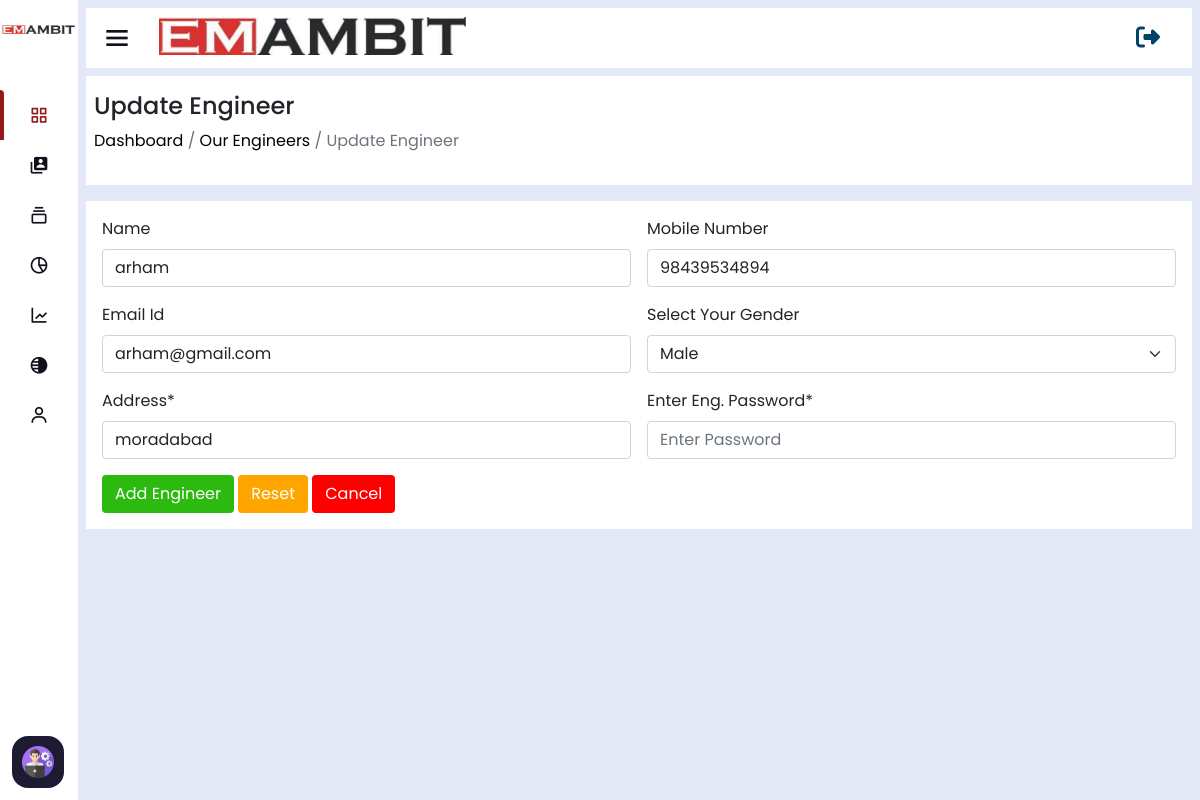
Page /update-engineer/32/ (signed in) on the committed database.
### home/models.py (models this page shows, shortened)
class CustomUser(AbstractUser):
    username = None
    email = models.EmailField(unique=True)
    user_phone = models.CharField(max_length=50,unique=True)
    user_address=models.CharField(max_length=50)
    user_gender=models.CharField(max_length=50)
    user_status=models.CharField(max_length=100,null=True,blank=True,default='Engineer')
    total_cost=models.IntegerField(default=0,null=True,blank=True)
    visible_password=models.CharField(max_length=254,null=True,blank=True)
    attendance_status=models.CharField(max_length=250,null=True,blank=True,default="A")
    USERNAME_FIELD = 'email'
    REQUIRED_FIELDS = []
    objects = CustomUserManager()

### home/views.py (the view, shortened to what this page needs)
# urls.py: path('update-engineer/<id>/',UpdateEngineer_view),
@login_required(login_url='/login')
def UpdateEngineer_view(request,id):
    engineer_to_update=CustomUser.objects.get(id=id)
    return render(request,'update-engineer.html',{"engineer_to_update":engineer_to_update})

### home/templates/update-engineer.html (shortened to what this page needs)
<!DOCTYPE html>
<html lang="en" dir="ltr">
<head>
  {% include 'header-links.html' %}
</head>
<body>
  {% include 'header.html' %}
  {% if user.is_authenticated and user.is_superuser %}
  <section class="nav-section">
    {% include 'subtitle.html' %}
    <div class="breadcum">
        <h2>Update Engineer </h2>
        <p> <a href="/">  Dashboard</a> / <a href="/manage-engineers">  Our Engineers</a> / Update Engineer</p>
    </div>
    <div class="create-project-form p-3">
        <form class="row g-3" method="post">
            <div class="col-md-6">
                <label for="engineer-name" class="form-label">Name</label>
                <input type="text" name="engineer_name" value="{{engineer_to_update.first_name}}" class="form-control" id="engineer-name" placeholder="Eng. Full Name" required>
            </div>
            <div class="col-md-6">
                <label for="mobile-number" class="form-label">Mobile Number</label>
                <input type="number" name="engineer_phone" value="{{engineer_to_update.user_phone}}" class="form-control" id="mobile-number" placeholder="Eng. Phone Number*" required>
            </div>
            <div class="col-md-6">
                <label for="inputEmail4" class="form-label">Email Id</label>
                <input type="email" name="engineer_email" value="{{engineer_to_update.email}}" class="form-control" id="inputEmail4" placeholder="Email Id" required>
            </div>
            <div class="col-md-6">
                <label for="selectGender" class="form-label">Select Your Gender</label>
                <select id="inputState" value="{{engineer_to_update.user_gender}}" name="engineer_gender" class="form-select" required>
                  <option>Male</option>
                </select>
            </div>
            <div class="col-md-6">
              <label for="inputAddress" class="form-label">Address*</label>
              <input type="text" name="engineer_address" value="{{engineer_to_update.user_address}}" class="form-control" id="inputAddress" placeholder="Enter Eng. Address" required>
            </div>
            <div class="col-md-6">
              <label for="inputAddress" class="form-label">Enter Eng. Password*</label>
              <input type="text" name="engineer_password"  class="form-control" id="inputAddress" placeholder="Enter Password" required>
            </div>
            <div class="col-12">
                <button type="submit" class="btn">Add Engineer</button>
                <button type="reset" class="btn">Reset</button>
                <a href="/manage-engineer"><button type="button" class="btn">Cancel</button></a>
            </div>
        </form>
    </div>
  </section>
  {% else %}
  <script>
      window.location.href='/page-note-found'
  </script>
  {% endif %}
</body>
</html>

### home/static/assets/css/sidebar.css (style rules this page uses)
* { margin: 0; padding: 0; box-sizing: border-box; font-family: 'Poppins', sans-serif; }
.nav-section { position: relative; background: #E4E9F7; min-height: 100vh; left: 260px; width: calc(100% - 260px); transition: all 0.5s ease; }
.sidebar.close~.nav-section { left: 78px; width: calc(100% - 78px); }

### home/static/assets/css/style.css (style rules this page uses)
* { margin: 0; padding: 0; box-sizing: border-box; font-family: "Poppins" , sans-serif; text-decoration: none; }
a { text-decoration: none !important; }
:root { --main-bg : #E4E9F7; --light-white: #f0f0f0; --light-white-p: #6c757d; --color-anchor: #0d6efd; --color-blue: #4d8aff; --color-dark-blue: #004269; --color-blu : #4387c0; --color-blue-light : #00AAA9; --color-orange : orange; --color-green : rgb(44, 185, 16); }
.breadcum { background: white; padding: 1rem 0.5rem; margin-bottom: 1rem; }
.breadcum h2 { font-size: 1.5rem; }
.breadcum p { color: var(--light-white-p); }
.breadcum a { color: black; }
.create-project-form { background: white; }
.create-project-form button[type="submit"] { background: var(--color-green); color: white; }
.create-project-form button[type="reset"] { background: var(--color-orange); color: white; }
.create-project-form button[type="button"] { background: red; color: white; }
.nav-section { padding: 0.5rem !important; }

### rows in the picture
CustomUser: engineer_name "arham", engineer_phone "98439534894", engineer_email "arham@gmail.com", engineer_gender "Male", engineer_address "moradabad"
